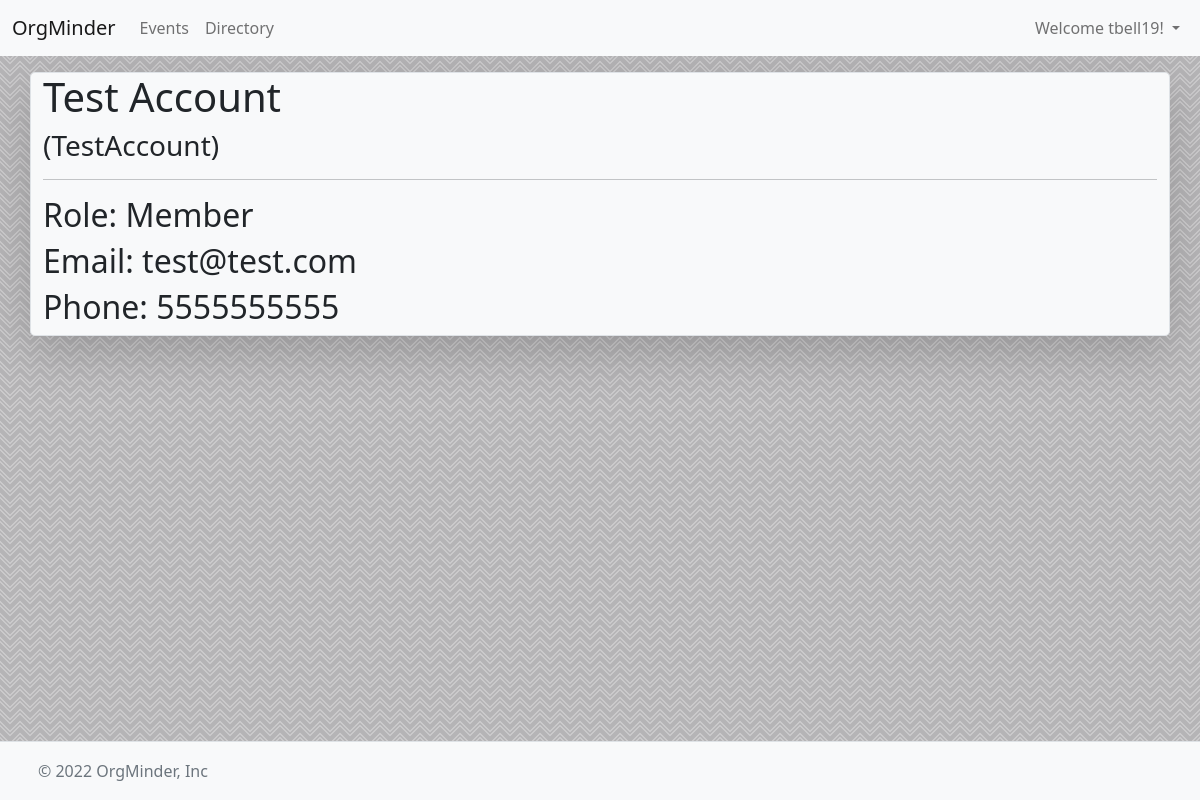
/profile?username=TestAccount (signed in), run on the app's committed database.
### tables this page shows
CREATE TABLE "LOGINS" (
	"USERNAME"	TEXT NOT NULL,
	"PASSWORD"	TEXT NOT NULL,
	"PERMISSIONLEVEL"	INTEGER NOT NULL DEFAULT 0,
	"PHONE"	TEXT,
	"EMAIL"	TEXT,
	"FIRSTNAME"	TEXT,
	"LASTNAME"	TEXT,
	PRIMARY KEY("USERNAME")
);

### main.py (the view)
@app.route("/profile")
def profile():
    if(not session.get("user_logged")):
        return redirect("/login")
    username = request.args.get("username")
    conn = sqlite3.connect(dbName)
    cur = conn.cursor()
    cur.execute("SELECT USERNAME,PERMISSIONLEVEL,EMAIL,FIRSTNAME,LASTNAME,PHONE FROM LOGINS WHERE USERNAME = (?)",(username,))
    result = cur.fetchone()
    userData = {
        "username":result[0],
        "permissionlevel":result[1],
        "email":result[2],
        "firstname":result[3],
        "lastname":result[4],
        "phone":result[5]
    }
    conn.commit()
    conn.close()
    return render_template("profile.html",username = session.get("user_logged"), data=userData)

### templates/profile.html (shortened to what this page needs)
{% extends 'default.html' %}
{% block body %}
<div class="container">
    <div class="row h-100 justify-content-center pt-3 ">
        <div class="col-12 align-self-center border bg-light my-auto rounded-3 border shadow-lg">
            <h1>{{data['firstname']}} {{data['lastname']}}</h1>
            <h3>({{data['username']}})</h3>
            <hr>
            <h2>Role:
                {% if data['permissionlevel'] == 0 %}
                    Member
                {% elif data['permissionlevel'] == 1 %}
                    Moderator
                {% elif data['permissionlevel'] == 2 %}
                    Administrator
                {% endif %}
            </h2>
            <h2>Email: {{data['email']}} </h2>
            <h2>Phone: {{data['phone']}}</h2>
        </div>
    </div>
</div>
{% endblock %}

### static/css/style.css (style rules this page uses)
body { background-color: #b5b4b6; }

### data on the page
LOGINS: firstname "Test", lastname "Account", username "TestAccount", email "test@test.com", phone "5555555555"

### other printed values
{{ username }} "tbell19"
